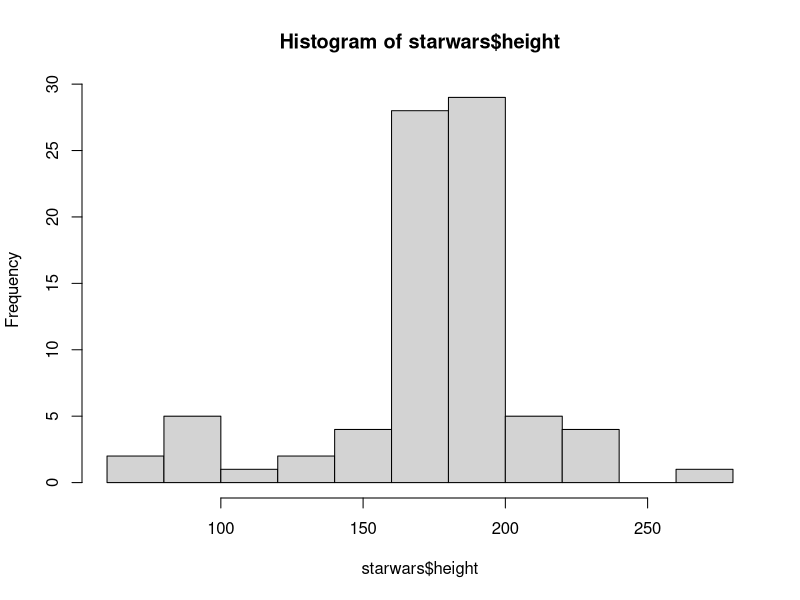

Source code (R):
## ---- chunk 1
knitr::opts_chunk$set(message = FALSE, warning = FALSE)
library(dplyr)
library(knitr)
## ---- chunk 2
starwars |>
  select(name:skin_color) |> 
  head(10) |> 
  kable()
## ---- chunk 3
starwars |> 
  summarize(height = mean(height, na.rm = T),
            mass = mean(mass, na.rm = T))
## ---- chunk 4
hist(starwars$height)
